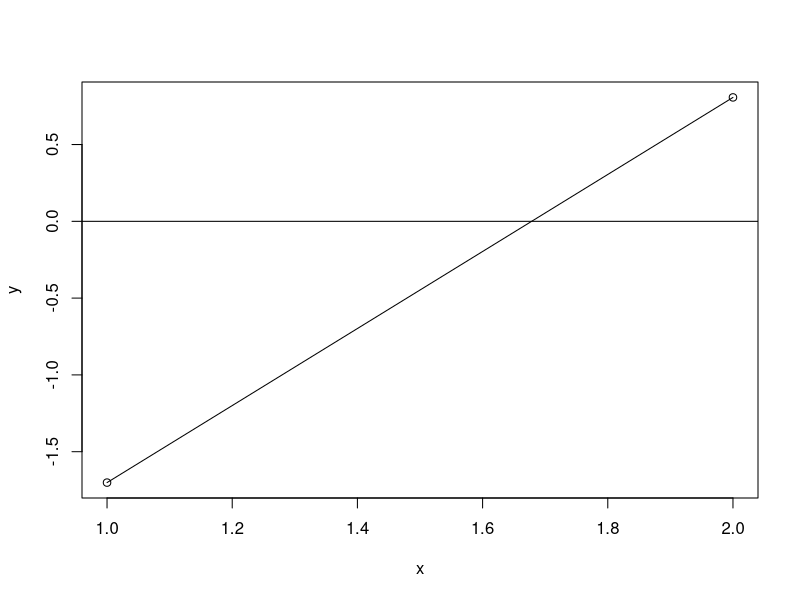
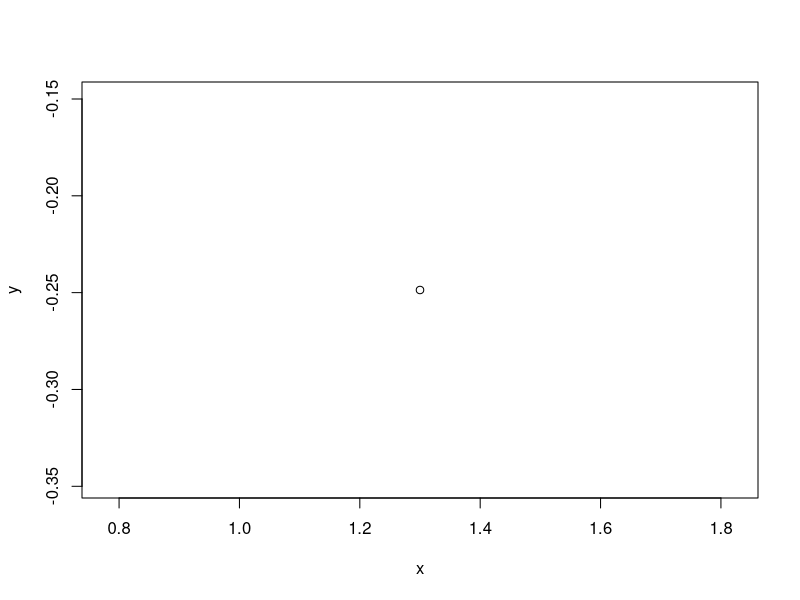
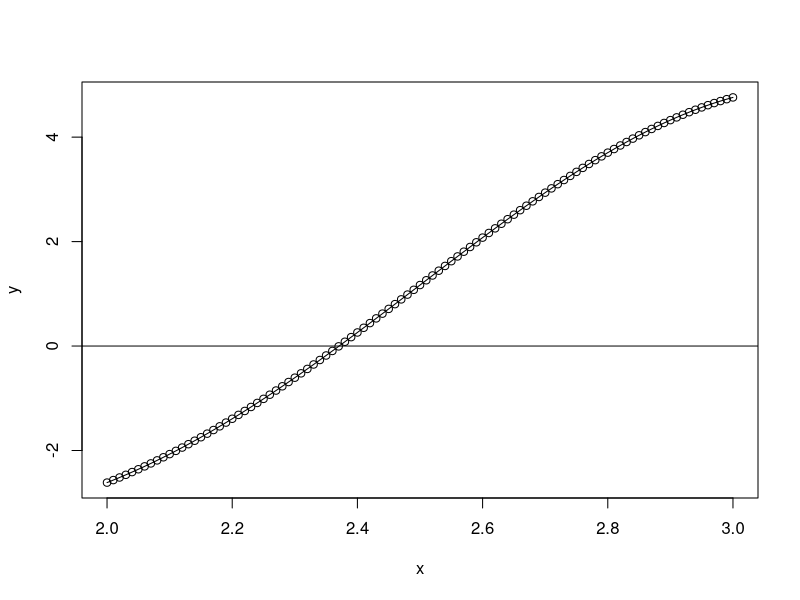
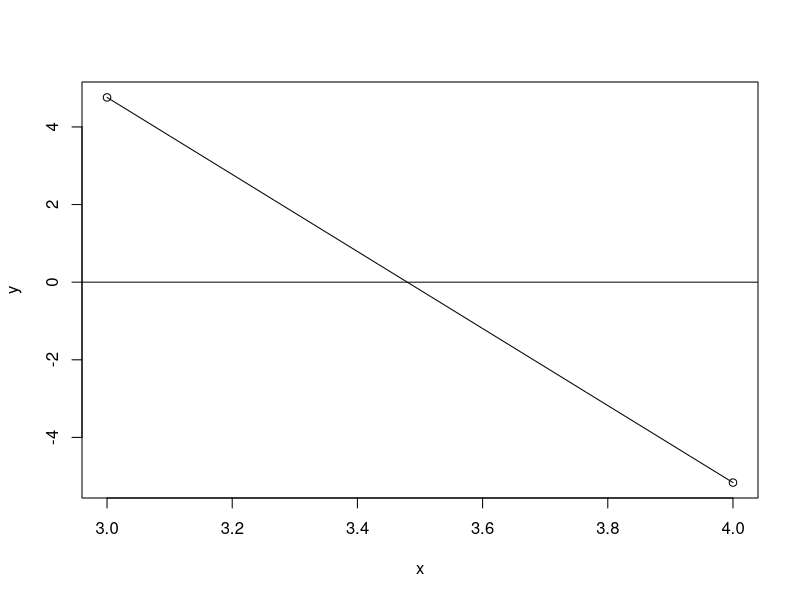
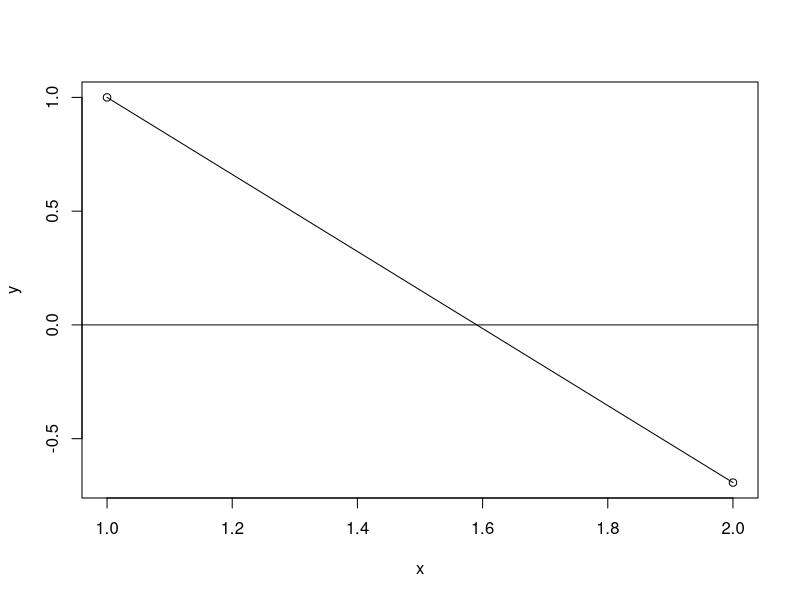
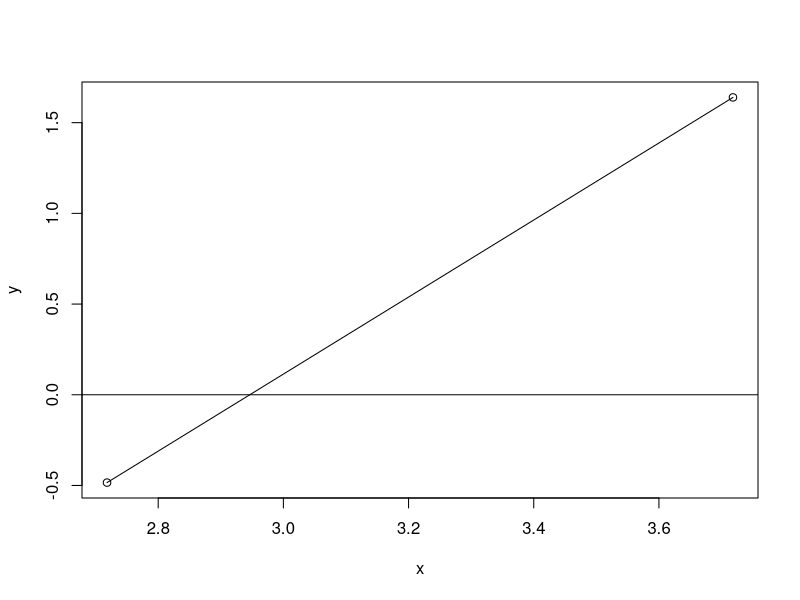
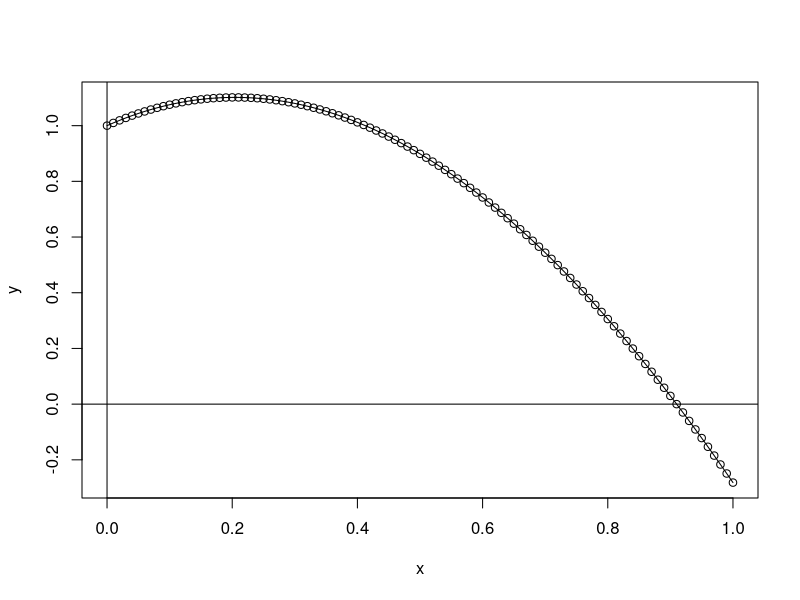
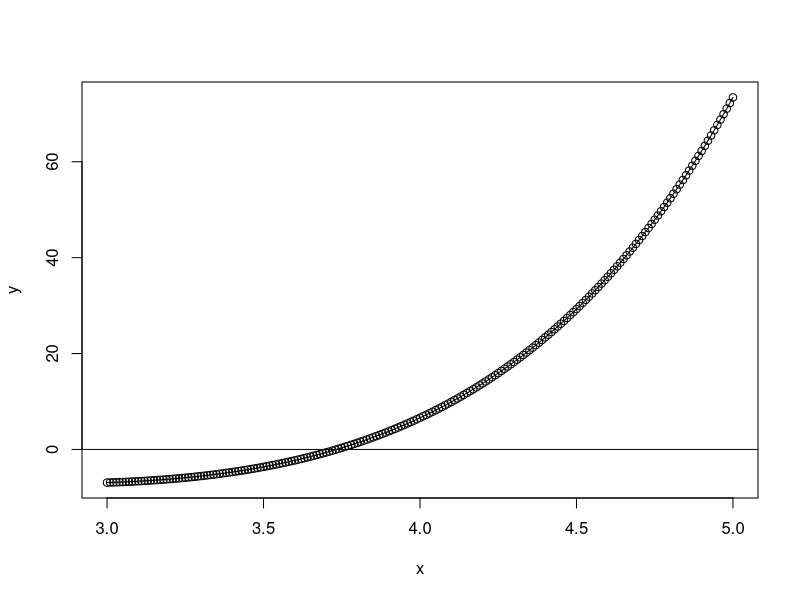

The R script that drew these images, in order:
##Falsa Posicion (y comparacion con Newton y Secante)

#e^x + 2^-x + 2*cos(x) - 6 = 0 x E [1;2] ----
f1 = function(x){
  x = exp(x) + 2^-x + 2*cos(x) - 6
}
x = 1:2
x
y = f1(x)
y
z = function(x)
  K = c(x,y)
plot(x,y, lines(x,y))
abline(h=0)
abline(v=0)

FalsaPos = function(p0,p1,Tol, N){
  if(f1(p0)*f1(p1) < 0){
    i=2
  q0 = f1(p0)
  q1 = f1(p1)
  while(i <= N) {
    p = p1 - q1*(p1-p0)/(q1-q0)
    if (abs(p - p1) < Tol ){
      return(paste('el método funciono despues de',i,'intento, con resultado:',p))
    } 
      i = i+1
      q = f1(p)
    if(q * q1 < 0){
      p0 = p1
      q0 = q1
    } 
      p1 = p
      q1 = q
      
  } 
  }
  return(paste('el metodo no funciono despues de', N, 'iteraciones, con resultado aproximado:', p))
}
FalsaPos(1,2, 10^-2, 100)
#Newton(1.82,10^-2, 100)
#"el método funciono despues de 1 intento, con resultado: 1.82945804108693"
#Secante(1,2, 10^-2, 100)
#"el método funciono despues de 5 intento, con resultado: 1.82933117293153"
#FalsaPos(1,2, 10^-2, 100)
#"el método funciono despues de 5 intento, con resultado: 1.82900578275123"

#ln(x-1) + cos(x-1) = 0 x E [1.3;2] ----
f2 = function(x){
  x = log(x-1) + cos(x-1)
}
x = 1.3:2
x
y = f2(x)
y
K = c(x,y)
plot(x,y, lines(x,y))
abline(h=0)
abline(v=0)

FalsaPos = function(p0,p1,Tol, N){
  if(f2(p0)*f2(p1) < 0){
    i=2
    q0 = f2(p0)
    q1 = f2(p1)
    while(i <= N) {
      p = p1 - q1*(p1-p0)/(q1-q0)
      if (abs(p - p1) < Tol ){
        return(paste('el m?todo funciono despues de',i,'intento, con resultado:',p))
      } 
      i = i+1
      q = f2(p)
      if(q * q1 < 0){
        p0 = p1
        q0 = q1
      } 
      p1 = p
      q1 = q
  } 
  }
  return(paste('el metodo no funciono despues de', N, 'iteraciones, con resultado aproximado:',p))
}
FalsaPos(1.3,2, 10^-2, 100)
#Newton(1.3,10^-2, 100)
#"el m?todo funciono despues de 3 intento, con resultado: 1.39774816447362"
#Secante(1.3,2,10^-2, 100)
#""el m?todo funciono despues de 7 intento, con resultado: 1.39776900040813"
#FalsaPos(1.3,2, 10^-2, 100)
#"el m?todo funciono despues de 5 intento, con resultado: 1.39830409248341"


#2*x*cos(2*x) - (x-2)^2 = 0 x E [2;3] ^ x E [3;4]----
f3 = function(x){
  x = 2*x*cos(2*x) - (x-2)^2
}
x = seq(from = 2, to= 3, by = 0.01)
x
y = f3(x)
y
K = c(x,y)
plot(x,y, lines(x,y))
abline(h=0)
abline(v=0)

FalsaPos = function(p0,p1,Tol, N){
  if(f3(p0)*f3(p1) < 0){
    i=2
    q0 = f3(p0)
    q1 = f3(p1)
    while(i <= N) {
      p = p1 - q1*(p1-p0)/(q1-q0)
      if (abs(p - p1) < Tol ){
        return(paste('el método funciono despues de',i,'intento, con resultado:',p))
      } 
      i = i+1
      q = f3(p)
      if(q * q1 < 0){
        p0 = p1
        q0 = q1
      } 
      p1 = p
      q1 = q
      
    } 
  }
  return(paste('el metodo no funciono despues de', N, 'iteraciones, con resultado aproximado:', p))
}
FalsaPos(2,3, 10^-1, 100)

# Newton(2.4,10^-1, 100)
# "el método funciono despues de 1 intento, con resultado: 2.42551928434498"
#Secante(2,3,10^-1, 100)
#"el método funciono despues de 3 intento, con resultado: 2.37314878342558"
#FalsaPos(2,3, 10^-1, 100)
#"el método funciono despues de 3 intento, con resultado: 2.37314878342558"

x = 3:4
x
y = f3(x)
y
K = c(x,y)
plot(x,y, lines(x,y))
abline(h=0)
abline(v=0)
FalsaPos(3,4, 10^-1, 10000)
#Newton(3.7,10^-1, 10000)
#"el método funciono despues de 1 intento, con resultado: 3.66703924054236"
#Secante(3,4,10^-1, 10000)
#"el método funciono despues de 4 intento, con resultado: 3.73192046127779"
#FalsaPos(3,4, 10^-1, 10000)
#"el método funciono despues de 4 intento, con resultado: 3.71664800443077"

#(x-2)^2 - ln(x) = 0 x E [1;2] ^ x E [e; 4]----
f4 = function(x){
  x = (x-2)^2 - log(x)
}
x = 1:2
x
y = f4(x)
y
K = c(x,y)
plot(x,y, lines(x,y))
abline(h=0)
abline(v=0)

FalsaPos = function(p0,p1,Tol, N){
  if(f4(p0)*f4(p1) < 0){
    i=2
    q0 = f4(p0)
    q1 = f4(p1)
    while(i <= N) {
      p = p1 - q1*(p1-p0)/(q1-q0)
      if (abs(p - p1) < Tol ){
        return(paste('el m?todo funciono despues de',i,'intento, con resultado:',p))
      } 
      i = i+1
      q = f4(p)
      if(q * q1 < 0){
        p0 = p1
        q0 = q1
      } 
      p1 = p
      q1 = q
      
    } 
  }
  return(paste('el metodo no funciono despues de', N, 'iteraciones, con resultado aproximado:',p))
}
FalsaPos(1,2, 10^-3, 100)
#Newton(1,10^-3, 100)
#"el m?todo funciono despues de 4 intento, con resultado: 1.41239117196258"
#Secante(1,2, 10^-3, 100)
#"el m?todo funciono despues de 7 intento, con resultado: 1.41239118275496"
#FalsaPos(1,2, 10^-3, 100)
#"el m?todo funciono despues de 7 intento, con resultado: 1.41250118679691"

x = exp(1):4
x
y = f4(x)
y
K = c(x,y)
plot(x,y, lines(x,y))
abline(h=0)
abline(v=0)
FalsaPos(exp(1),4, 10^-2, 10000)
#Newton(exp(1),10^-2, 10000)
#"el m?todo funciono despues de 3 intento, con resultado: 3.057130224063"
#Secante(exp(1),4, 10^-2, 10000)
# "el m?todo funciono despues de 5 intento, con resultado: 3.05695222946634"
#FalsaPos(exp(1),4, 10^-2, 10000)
#"el m?todo funciono despues de 6 intento, con resultado: 3.05469949116709"

#e^x - 3*x^2 = 0 x E [0;1] ^ x E [3;5]----
f5 = function(x){
  x = exp(x) - 3*x^2
}
x = seq(from=0, to=1, by= 0.01)
x
y = f5(x)
y
K = c(x,y)
plot(x,y, lines(x,y))
abline(h=0)
abline(v=0)

FalsaPos = function(p0,p1,Tol, N){
  if(f5(p0)*f5(p1) < 0){
    i=2
    q0 = f5(p0)
    q1 = f5(p1)
    while(i <= N) {
      p = p1 - q1*(p1-p0)/(q1-q0)
      if (abs(p - p1) < Tol ){
        return(paste('el método funciono despues de',i,'intento, con resultado:',p))
      } 
      i = i+1
      q = f5(p)
      if(q * q1 < 0){
        p0 = p1
        q0 = q1
      } 
      p1 = p
      q1 = q
      
    } 
  }
  return(paste('el metodo no funciono despues de', N, 'iteraciones, con resultado aproximado:', p))
}
FalsaPos(0,1, 10^-2, 100)
#Newton(0,10^-2, 100)
#"el método funciono despues de 2 intento, con resultado: 0.910017665783406"
#Secante(0,1, 10^-2, 100)
#"el método funciono despues de 4 intento, con resultado: 0.910623538896086"
#FalsaPos(0,1, 10^-2, 100)
#"el método funciono despues de 4 intento, con resultado: 0.909652535093112"

x = seq(from=3, to=5, by= 0.01)
x
y = f5(x)
y
K = c(x,y)
plot(x,y, lines(x,y))
abline(h=0)
abline(v=0)
FalsaPos(3,5, 10^-2, 100)
#Newton(5,10^-2, 100)
#"el método funciono despues de 5 intento, con resultado: 3.73308078919076"
#Secante(3,5, 10^-2, 100)
#"el método funciono despues de 9 intento, con resultado: 3.73307383612786"
#FalsaPos(3,5, 10^-2, 100)
#"el método funciono despues de 12 intento, con resultado: 3.71929025615647"

#sin(x) - e^-x = 0 x E [0;1] ^ x E [3;4] ^ x E [6;7]----
f6 = function(x){
  x = sin(x) - exp(-x)
}
x = seq(from=0, to=1, by= 0.01)
x
y = f6(x)
y
K = c(x,y)
plot(x,y, lines(x,y))
abline(h=0)
abline(v=0)

FalsaPos = function(p0,p1,Tol, N){
  if(f6(p0)*f6(p1) < 0){
    i=2
    q0 = f6(p0)
    q1 = f6(p1)
    while(i <= N) {
      p = p1 - q1*(p1-p0)/(q1-q0)
      if (abs(p - p1) < Tol ){
        return(paste('el método funciono despues de',i,'intento, con resultado:',p))
      } 
      i = i+1
      q = f6(p)
      if(q * q1 < 0){
        p0 = p1
        q0 = q1
      } 
      p1 = p
      q1 = q
      
    } 
  }
  return(paste('el metodo no funciono despues de', N, 'iteraciones, con resultado aproximado:', p))
}
FalsaPos(0,1, 10^-2, 100)
#Newton(0,10^-2, 100)
#"el método funciono despues de 3 intento, con resultado: 0.588529412626355"
#Secante(0,1, 10^-2, 100)
#"el método funciono despues de 5 intento, con resultado: 0.588538358017851"
#FalsaPos(0,1, 10^-2, 100)
#"el método funciono despues de 5 intento, con resultado: 0.589116839340323"

x = seq(from=3, to=4, by= 0.01)
x
y = f6(x)
y
K = c(x,y)
plot(x,y, lines(x,y))
abline(h=0)
abline(v=0)
FalsaPos(3,4, 10^-2, 100)
#Newton(3,10^-2, 100)
#"el método funciono despues de 2 intento, con resultado: 3.09636396089665"
#Secante(3,4, 10^-2, 100)
#"el método funciono despues de 4 intento, con resultado: 3.09636350534766"
#FalsaPos(3,4, 10^-2, 100)
#"el método funciono despues de 3 intento, con resultado: 3.09630840763863"

x = seq(from=6, to=7, by= 0.01)
x
y = f6(x)
y
K = c(x,y)
plot(x,y, lines(x,y))
abline(h=0)
abline(v=0)
FalsaPos(6,7, 10^-2, 100)
#Newton(7,10^-2, 100)
#"el método funciono despues de 3 intento, con resultado: 6.28504927021944"
#Secante(6,7, 10^-2, 100)
#"el método funciono despues de 4 intento, con resultado: 6.28504936779047"
#FalsaPos(6,7, 10^-2, 100)
#"el método funciono despues de 4 intento, con resultado: 6.28504928639502"

#cos(x) = sqrt(x)----
f7 = function(x){
  x = cos(x) - sqrt(x)
}
x = seq(from=0, to=1, by= 0.01)
x
y = f7(x)
y
K = c(x,y)
plot(x,y, lines(x,y))
abline(h=0)
abline(v=0)

FalsaPos = function(p0,p1,Tol, N){
  if(f7(p0)*f7(p1) < 0){
    i=2
    q0 = f7(p0)
    q1 = f7(p1)
    while(i <= N) {
      p = p1 - q1*(p1-p0)/(q1-q0)
      if (abs(p - p1) < Tol ){
        return(paste('el método funciono despues de',i,'intento, con resultado:',p))
      } 
      i = i+1
      q = f7(p)
      if(q * q1 < 0){
        p0 = p1
        q0 = q1
      } 
      p1 = p
      q1 = q
      
    } 
  }
  return(paste('el metodo no funciono despues de', N, 'iteraciones, con resultado aproximado:', p))
}
FalsaPos(0,1, 10^-1, 100)
#Newton(0.5,10^-1, 100)
#"el método funciono despues de 2 intento, con resultado: 0.641714866792004"
#Secante(0,1, 10^-1, 100)
#"el método funciono despues de 3 intento, con resultado: 0.643753386653444"
#FalsaPos(0,1, 10^-1, 100)
#"el método funciono despues de 3 intento, con resultado: 0.650394980128365"

#2 + cos(e^x - 2) = e^x----
f8 = function(x){
  x = 2 + cos(exp(x) - 2) - exp(x)
}
x = seq(from=0, to=1, by= 0.01)
x
y = f8(x)
y
K = c(x,y)
plot(x,y, lines(x,y))
abline(h=0)
abline(v=0)

FalsaPos = function(p0,p1,Tol, N){
  if(f8(p0)*f8(p1) < 0){
    i=2
    q0 = f8(p0)
    q1 = f8(p1)
    while(i <= N) {
      p = p1 - q1*(p1-p0)/(q1-q0)
      if (abs(p - p1) < Tol ){
        return(paste('el método funciono despues de',i,'intento, con resultado:',p))
      } 
      i = i+1
      q = f8(p)
      if(q * q1 < 0){
        p0 = p1
        q0 = q1
      } 
      p1 = p
      q1 = q
      
    } 
  }
  return(paste('el metodo no funciono despues de', N, 'iteraciones, con resultado aproximado:', p))
}
FalsaPos(0,2, 10^-2, 100)
#Newton(1,10^-2, 100)
#"el método funciono despues de 1 intento, con resultado: 1.00768903625654"
#Secante(0,2, 10^-2, 100)
# "el método funciono despues de 7 intento, con resultado: 1.00798433628262"
#FalsaPos(0,2, 10^-2, 100)
#"el método funciono despues de 6 intento, con resultado: 1.0074629486589"

#x^3 - 7*x^2 + 14*x - 6 = 0----
f9 = function(x){
  x = x^3 - 7*x^2 + 14*x - 6
}
x = seq(from=0, to=1, by= 0.01)
x
y = f9(x)
y
K = c(x,y)
plot(x,y, lines(x,y))
abline(h=0)
abline(v=0)

FalsaPos = function(p0,p1,Tol, N){
  if(f9(p0)*f9(p1) < 0){
    i=2
    q0 = f9(p0)
    q1 = f9(p1)
    while(i <= N) {
      p = p1 - q1*(p1-p0)/(q1-q0)
      if (abs(p - p1) < Tol ){
        return(paste('el método funciono despues de',i,'intento, con resultado:',p))
      } 
      i = i+1
      q = f9(p)
      if(q * q1 < 0){
        p0 = p1
        q0 = q1
      } 
      p1 = p
      q1 = q
      
    } 
  }
  return(paste('el metodo no funciono despues de', N, 'iteraciones, con resultado aproximado:', p))
}
FalsaPos(0,1, 10^-1, 200)
#Newton(1,10^-1, 200)
#"el método funciono despues de 3 intento, con resultado: 0.584730165689234"
#Secante(0,1, 10^-1, 200)
#"el método funciono despues de 4 intento, con resultado: 0.596123473519421"
#FalsaPos(0,1, 10^-1, 200)
#"el método funciono despues de 4 intento, con resultado: 0.605751653009068"

#cos(x) = x----
f10 = function(x){
  x = cos(x) - x
}
x = seq(from=0, to=1, by= 0.01)
x
y = f10(x)
y
K = c(x,y)
plot(x,y, lines(x,y))
abline(h=0)
abline(v=0)

FalsaPos = function(p0,p1,Tol, N){
  if(f10(p0)*f10(p1) < 0){
    i=2
    q0 = f10(p0)
    q1 = f10(p1)
    while(i <= N) {
      p = p1 - q1*(p1-p0)/(q1-q0)
      if (abs(p - p1) < Tol ){
        return(paste('el método funciono despues de',i,'intento, con resultado:',p))
      } 
      i = i+1
      q = f10(p)
      if(q * q1 < 0){
        p0 = p1
        q0 = q1
      } 
      p1 = p
      q1 = q
      
    } 
  }
  return(paste('el metodo no funciono despues de', N, 'iteraciones, con resultado aproximado:', p))
}
FalsaPos(0,2, 10^-2, 10000)
#Newton(1,10^-2, 10000)
#"el método funciono despues de 3 intento, con resultado: 0.739085133385284"
#Secante(0,2, 10^-2, 10000)
#"el método funciono despues de 5 intento, con resultado: 0.739081136054205"
#FalsaPos(0,2, 10^-2, 10000)
#"el método funciono despues de 5 intento, con resultado: 0.738726105793983"

#-x^3 - cos(x) = 0----
f11 = function(x){
  x = -x^3 - cos(x)
}
x = seq(from=-1, to=1, by= 0.01)
x
y = f11(x)
y
K = c(x,y)
plot(x,y, lines(x,y))
abline(h=0)
abline(v=0)

FalsaPos = function(p0,p1,Tol, N){
  if(f11(p0)*f11(p1) < 0){
    i=2
    q0 = f11(p0)
    q1 = f11(p1)
    while(i <= N) {
      p = p1 - q1*(p1-p0)/(q1-q0)
      if (abs(p - p1) < Tol ){
        return(paste('el método funciono despues de',i,'intento, con resultado:',p))
      } 
      i = i+1
      q = f11(p)
      if(q * q1 < 0){
        p0 = p1
        q0 = q1
      } 
      p1 = p
      q1 = q
      
    } 
  }
  return(paste('el metodo no funciono despues de', N, 'iteraciones, con resultado aproximado:', p))
}
FalsaPos(-1,0, 10^-1, 10000)
#Newton(-1,10^-1, 10000)
#"el método funciono despues de 2 intento, con resultado: -0.865684163176082"
#Secante(-1,0, 10^-1, 10000)
# "el método funciono despues de 5 intento, con resultado: -0.847783769432569"
#FalsaPos(-1,0, 10^-1, 10000)
#"el método funciono despues de 4 intento, con resultado: -0.862547487557127"
